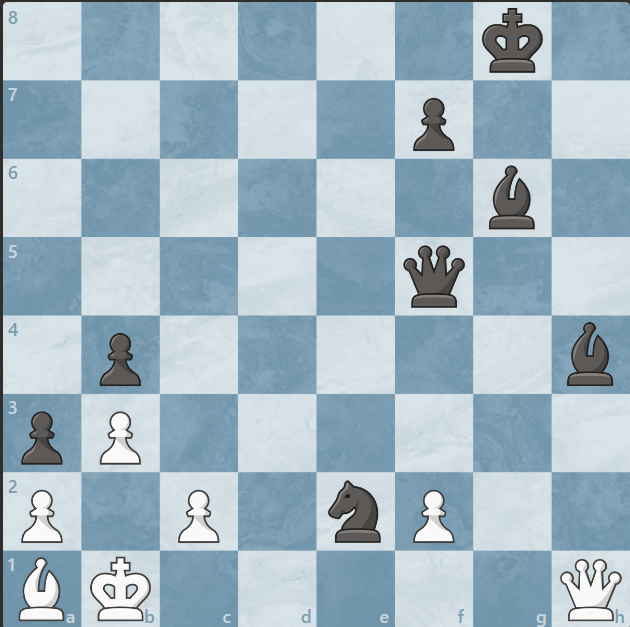
#> input picture Screenshot 2026-01-27 150015.png, 630 x 627 px, found by its file name
$ python detailed_board_analysis.py
#> lines starting #> are read from the running program, lines starting #| are printed output that depends on the picture
"""More careful analysis of the board"""
import cv2
import numpy as np
from PIL import Image

img_path = r'C:\Users\rparks\Code\chess-analyzer\Screenshot 2026-01-27 150015.png'

# Load and prepare
img_cv = cv2.imread(img_path)
#> img_cv is the input picture: shape (627, 630, 3); mean B, G, R 195.7, 183.5, 161.9
img_pil = Image.open(img_path)
gray = cv2.cvtColor(img_cv, cv2.COLOR_BGR2GRAY)
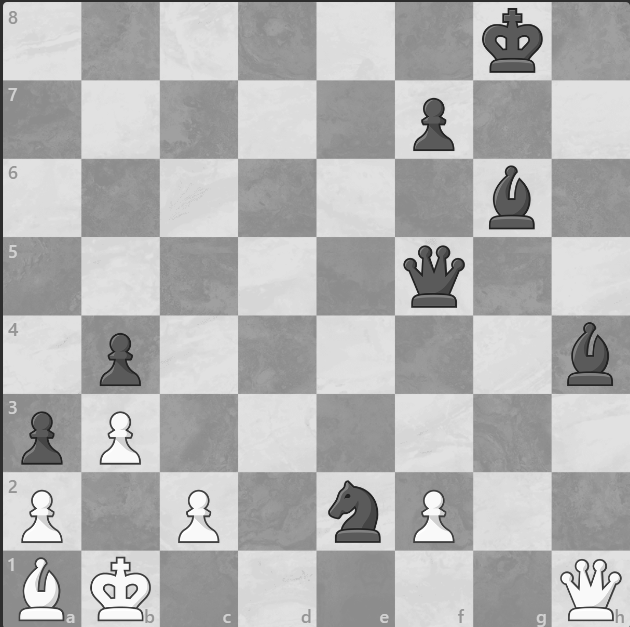
#> gray: shape (627, 630); min 28, max 255, mean 178.3

# Since board detection returns full image, let's scale it
# Image is 630x627, assume board is roughly square
# Find the largest mostly-square region

# Actually, let's just divide into 8x8 grid assuming full image is the board
h, w = gray.shape
#> h = 627; w = 630
square_h = h // 8
#> square_h = 78
square_w = w // 8
#> square_w = 78

print(f"Image: {w}x{h}, Square size: ~{square_w}x{square_h}")
#| Image: 630x627, Square size: ~78x78
print("\nDetailed analysis of each square:")
print("=" * 100)

board_analysis = []
for rank in range(8):
    rank_analysis = []
    print(f"\nRank {8-rank}:")
    for file in range(8):
        y_start = rank * square_h
        y_end = (rank + 1) * square_h
        x_start = file * square_w
        x_end = (file + 1) * square_w

        square_gray = gray[y_start:y_end, x_start:x_end]
        square_color = img_cv[y_start:y_end, x_start:x_end]

        mean_gray = np.mean(square_gray)
        std_gray = np.std(square_gray)

        # Check color - if BGR values differ significantly, it's colored
        mean_b = np.mean(square_color[:,:,0])
        mean_g = np.mean(square_color[:,:,1])
        mean_r = np.mean(square_color[:,:,2])

        # Dark vs light
        if mean_gray < 100:
            brightness = "DARK"
        elif mean_gray < 170:
            brightness = "MEDIUM"
        else:
            brightness = "LIGHT"

        # Color detection - look for piece colors (brown/black vs light/white)
        # Pieces might have distinct colors
        color_diff = abs(float(mean_r) - mean_b) + abs(float(mean_g) - mean_b)

        print(f"  File {chr(97+file)}: gray={mean_gray:.0f}±{std_gray:.1f} RGB=({mean_r:.0f},{mean_g:.0f},{mean_b:.0f}) {brightness} colordiff={color_diff:.0f}")
        rank_analysis.append({'mean': mean_gray, 'std': std_gray, 'r': mean_r, 'g': mean_g, 'b': mean_b})
    board_analysis.append(rank_analysis)
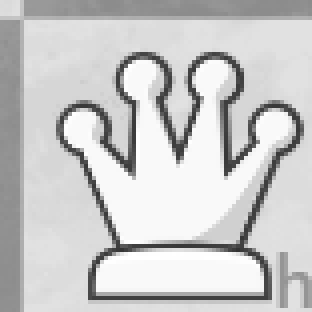
#> square_gray: shape (78, 78) (shown 4 times larger); min 52, max 255, mean 201.1
#> after the loop, board_analysis = 8 items

print("\n" + "=" * 100)
print("\nSummary - squares with distinct characteristics:")
for rank in range(8):
    print(f"Rank {8-rank}: ", end="")
    for file in range(8):
        sq = board_analysis[rank][file]
        if sq['std'] > 20:  # High variation = likely has a piece
            print(f"[{chr(97+file)}:var]", end=" ")
        elif sq['mean'] < 100:
            print(f"[{chr(97+file)}:dk]", end=" ")
        elif sq['mean'] > 200:
            print(f"[{chr(97+file)}:lt]", end=" ")
    print()
